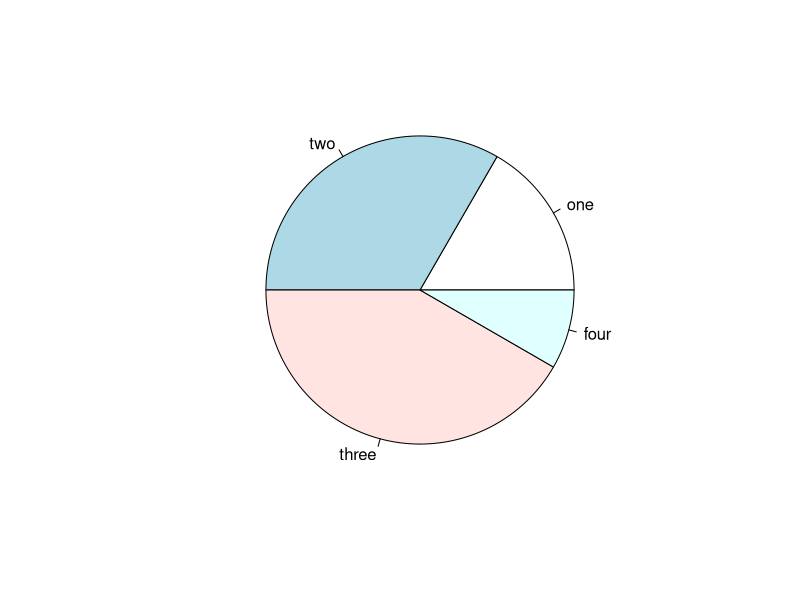

Reproduce this figure in R.
# this code generates the plot and save in png
# this is code that generates a pie chart and save in my documents
# todo: fix that this code is not working when runnin from editor
x <-c(2,4,5,1)
y <- c('one','two','three','four')
jpeg('savefromReditor.jpg')
pie(x,y)
dev.off()